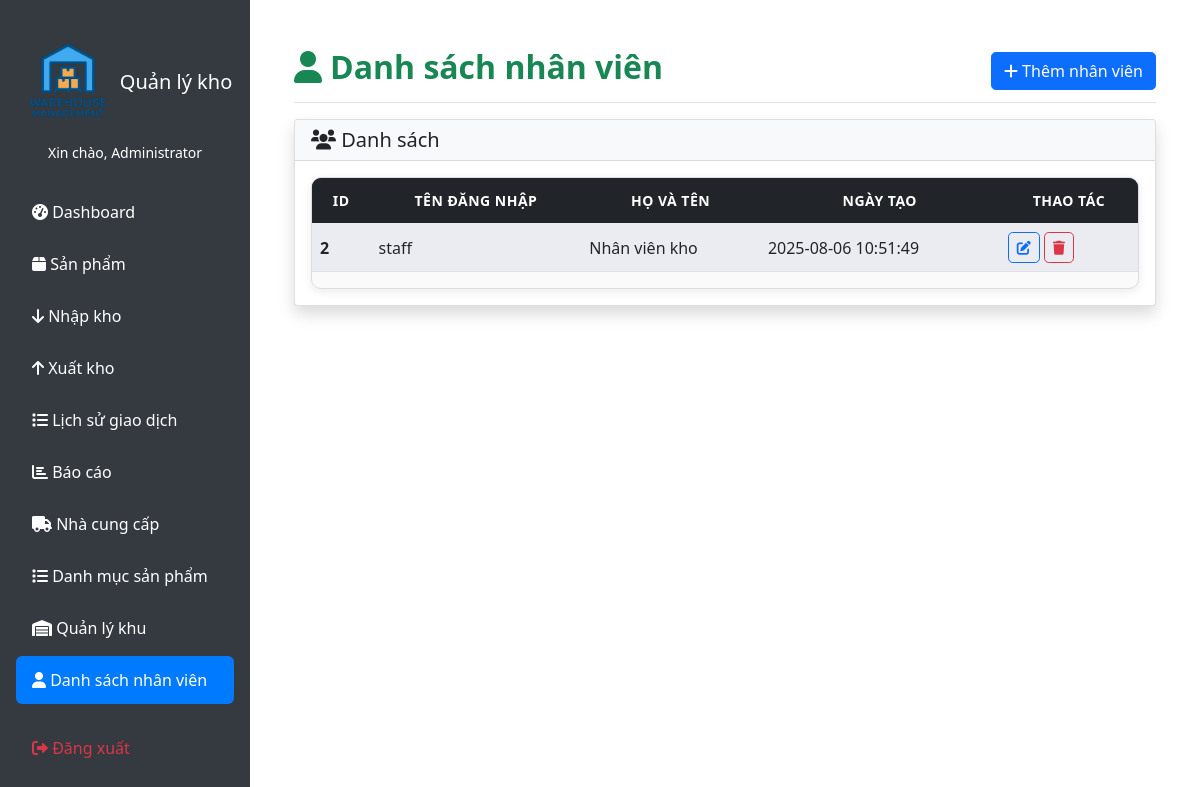
Screenshot of /pages/staffs.php (signed in) with the database file from the repository.
### tables this page shows
CREATE TABLE `users` (
  `id` int(11) NOT NULL,
  `username` varchar(50) NOT NULL,
  `password` varchar(255) NOT NULL,
  `full_name` varchar(100) NOT NULL,
  `role` enum('admin','staff') DEFAULT 'staff',
  `created_at` timestamp NOT NULL DEFAULT current_timestamp()
);

### pages/staffs.php (the view, shortened to what this page needs)
<?php
    include '../includes/header.php';
    $database = new Database();
    $db = $database->getConnection();
    $query = "SELECT id, username, full_name, role, created_at FROM users WHERE role = 'staff' ORDER BY full_name";
    $stmt = $db->prepare($query);
    $stmt->execute();
    $employees = $stmt->fetchAll(PDO::FETCH_ASSOC);
?>
<div class="d-flex justify-content-between align-items-center pt-3 pb-2 mb-3 border-bottom">
    <h1 class="h2 fw-bold text-success"><i class="fas fa-user me-2"></i>Danh sách nhân viên</h1>
    <button type="button" class="btn btn-primary rounded-3" data-bs-toggle="modal" data-bs-target="#employeeModal">
        <i class="fas fa-plus"></i> Thêm nhân viên
    </button>
</div>
<div class="card rounded-4 shadow mb-4">
    <div class="card-header bg-light rounded-top-4">
        <h5 class="mb-0"><i class="fas fa-users"></i> Danh sách</h5>
    </div>
    <div class="card-body">
        <div class="table-responsive">
            <table class="table table-striped align-middle">
                <thead class="table-dark">
                    <tr>
                        <th>ID</th>
                        <th>Tên đăng nhập</th>
                        <th>Họ và tên</th>
                        <th>Ngày tạo</th>
                        <th>Thao tác</th>
                    </tr>
                </thead>
                <tbody>
                    <?php if (empty($employees)): ?>
                        <tr>
                            <td colspan="5" class="text-center text-muted">Chưa có nhân viên nào</td>
                        </tr>
                    <?php else: ?>
                        <?php foreach ($employees as $emp): ?>
                        <tr>
                            <td><?php echo $emp['id']; ?></td>
                            <td><?php echo htmlspecialchars($emp['username']); ?></td>
                            <td><?php echo htmlspecialchars($emp['full_name']); ?></td>
                            <td><?php echo $emp['created_at']; ?></td>
                            <td>
                                <button type="button" class="btn btn-sm btn-outline-primary rounded-3" onclick="editEmployee(<?php echo htmlspecialchars(json_encode($emp)); ?>)">
                                    <i class="fas fa-edit"></i>
                                </button>
                                <button type="button" class="btn btn-sm btn-outline-danger rounded-3" onclick="deleteEmployee(<?php echo $emp['id']; ?>)">
                                    <i class="fas fa-trash"></i>
                                </button>
                            </td>
                        </tr>
                        <?php endforeach; ?>
                    <?php endif; ?>
                </tbody>
            </table>
        </div>
    </div>
</div>
<?php include '../includes/footer.php'; ?>

### css/main.css (style rules this page uses)
.table-responsive { border: 1px solid #ddd; border-radius: 10px; overflow: hidden; box-shadow: 0 3px 10px rgba(0,0,0,0.08); background: #fafafa; }
.table { margin-bottom: 0; background-color: #fff; border-collapse: separate; border-spacing: 0; }
.table thead { background: linear-gradient(90deg, #6a11cb, #2575fc); color: #fff; font-size: 14px; text-transform: uppercase; }
.table thead th { border: none; padding: 12px; text-align: center; letter-spacing: 0.5px; }
.table tbody tr { transition: background 0.25s, transform 0.15s; }
.table tbody tr:nth-child(odd) { background-color: #f8f9ff; }
.table td { vertical-align: middle; padding: 10px; border-top: 1px solid #eee; }
.table td:first-child { font-weight: 600; color: #6a11cb; }

### rows the page displays
users: id "2", username "staff", full_name "Nhân viên kho", created_at "2025-08-06 10:51:49"

### other values shown
$currentUser['full_name'] "Administrator"
